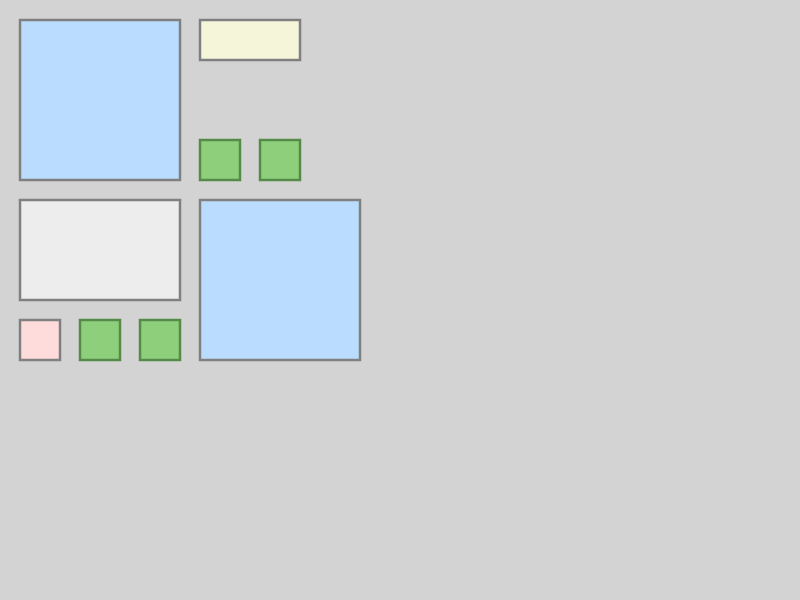
Frame 1 (no input)
Frame 60 (no input): identical to frame 1, image omitted
Frame 120 (the mouse pressed at the canvas centre since frame 60): identical to frame 1, image omitted

The p5.js sketch that drew this single still picture (run headless with seeded random() and noise() and a simulated clock; from frame 60 on, the mouse is pressed at the canvas centre):

// p5.js sketch
// ── sketch.js
let level = 0

function setup() {
  gameManager = new GameManager()

  city = new City(10, 10)
  city.buildings.push(new Building('mall', 0, 0))
  city.buildings.push(new Building('school', 3, 0))
  city.buildings.push(new Building('hospital', 0, 3))
  city.buildings.push(new Building('house', 0, 5))
  city.buildings.push(new Building('mall', 3, 3))
  city.buildings.push(new Building('park', 1, 5))
  city.buildings.push(new Building('park', 2, 5))
  city.buildings.push(new Building('park', 3, 2))
  city.buildings.push(new Building('park', 4, 2))
}

function draw() {
  city.draw()
}

function mouseClicked() {
  gameManager.clicked()
}

// ── Agent.js
class Agent {
  constructor(x, y, infected) {
    this.infected = boolean(infected);
    this.x = Math.random(0, 800);
    this.y = Math.random(0, 600);
    this.w = 5;
    this.h = 5;
    agent.stroke = false;
    agent.color = color(10, 128, 10)
  }

  draw() {
    rectMode(RADIUS)
  }

  mouseOver() {
    return (mouseX > this.x &&
      mouseX < this.x + this.w &&
      mouseY > this.y &&
      mouseY < this.y + this.h)
  }

  update() {

  }

}

// ── AgentSpec.js
class AgentSpec {
  constructor() {
    this.nAgents = 50;
  }
}

// ── Building.js
class Building {
  constructor(type, i, j, w, h, entrance) {
    this.type = type;
    this.i = i
    this.j = j
    this.entrance = entrance
    this.strokeColor = color(128)

    if (type === 'house') {
      this.w = 1;
      this.h = 1;
      this.color = color(255, 220, 220);

    } else if (this.type === 'school') {
      this.w = 2;
      this.h = 1;
      this.color = color(245, 245, 218);

    } else if (this.type === 'hospital') {
      this.w = 3;
      this.h = 2;
      this.color = color(237, 237, 237);

    } else if (this.type === 'mall') {
      this.w = 3;
      this.h = 3;
      this.color = color(185, 220, 255);

    } else if (this.type === 'park') {
      this.w = 1;
      this.h = 1;
      this.color = color(142, 207, 124);
      this.strokeColor = color(86, 138, 72);

    } else {
      throw "Invalid type for new 'Building' object"
    }

  }

  draw(cellSize, roadSize) {
    let x = this.i * cellSize + (this.i + 1) * roadSize
    let y = this.j * cellSize + (this.j + 1) * roadSize

    let w = this.w * cellSize + roadSize * (this.w - 1)
    let h = this.h * cellSize + roadSize * (this.h - 1)

    rectMode(CORNER)
    fill(this.color)
    stroke(this.strokeColor)
    strokeWeight(roadSize / 8)

    rect(x, y, w, h)
  }
}

// ── City.js
class City {
  constructor(rows, cols) {
    createCanvas(800, 600)
    this.buildings = []
    this.rows = rows
    this.cols = cols

    this.cellSize = (canvas.width / this.cols)
    this.roadSize = (this.cellSize / 4)
    this.cellSize -= this.roadSize * 2
  }

  draw() {
    background(211)
    for (let building of this.buildings) {
      building.draw(this.cellSize, this.roadSize)
    }
  }
}

// ── CitySpec.js
class CitySpec {
  constructor(w,h,nHospitals,nSchools,nMalls) {
    this.h = h;
    this.w = w;
    this.hospitals = nHospitals;
    this.schools = nSchools;
    this.malls = nMalls;
  }
}

// ── GameConfig.js
class GameConfig {
  constructor() {
    this.hospitalSize = [3,2];
    this.mallSize = [3,3];
    this.schoolSize = [2,1];

    this.generalSchedule = [
      [0, 'hospital'],
      [200, 'mall'],
      [60, 'hospital'],
      [450, 'school'],
      [550, 'park'],
      [700, 'house']
    ]
  }
}

// ── GameManager.js
class GameManager {
  constructor() {
    this.level = 0
    this.agents = []
    this.city = new City(10, 10)
  }

  nextLevel(citySpec, agentSpec) {
    this.level++
    this.city = generateCity(citySpec)
    console.log(this.city)
    this.generateAgents(agentSpec)

    console.log('Welcome to level ' + this.level + '!')
  }

  generateAgents(agentSpecs) {
    for (let i=0; i < agentSpecs.nAgents; i++) {
      this.agents.push(new Agent())
    }
  }

  show() {
    for (let agent of this.agents) {
      agent.draw()
    }
    this.city.draw()
  }

  clicked() {
    if (this.agents.length > 0) {
      for (let agent of this.agents) {
        if (agent.mouseOver()) {
          agent.infected = true;
          agent.stroke = true;
          break
        }

      }
    }
  }
}

// ── generateCity.js
function generateCity(citySpec){
  let h = citySpec.h;
  let w = citySpec.w;
  let nodesList = [];
  let edgeList = [];
  let tags = [];
  for (let i = 0; i <= w; i++) {
    for (let j = 0; j <= h; j++) {
      nodesList.push( [i,j] );

      nodeIndex = i + j*(w+1);
      if ((i < w) &&   (j < h)) {
        edgeList.push( [ nodeIndex, (nodeIndex+1)] );
        edgeList.push( [ nodeIndex, (nodeIndex+w+1)] );
      }
      if ((i = w) && (j < h)) {
        edgeList.push( [ nodeIndex, (nodeIndex+w+1)] );
      }
      if ((i < w) && (j = h)) {
        edgeList.push( [ nodeIndex, (nodeIndex+1)] );
      }

      tags.push( 'intersection' + nodeIndex.toString() )
    }
  }

  let hospitals = citySpec.hospitals;
  let schools = citySpec.schools;
  let malls = citySpec.malls;
  let totalStructures = hospitals + schools + malls;

  let duplicateEntries = true;
  while(duplicateEntries) {
    structureCoordinates = [];
    // distribute structures randomly
    for (let i=0; i < totalStructures; i++) {
      structureCoordinates.push( [getRandomInt(0,w/3),getRandomInt(0,h/3)].map( function(x) {return x*3} ) );
    }
    // check for duplicates
    let structureCoordinatesUnique = structureCoordinates.filter(function(item, index) {return structureCoordinates.indexOf(item) >= index;});
    if (structureCoordinatesUnique.length == structureCoordinates.length) {
      duplicateEntries = false;
    }
  }

  // Assign entrances and tags
let buildings = [];
let gameConfig = new GameConfig();

  for (let i=0; i < hospitals; i++) {
    let coord = structureCoordinates.splice(0,1);
    let mapCoord = coord[0];
    let entranceCoord = mapCoord;

    let randAux = getRandomInt(0,3);
    switch (randAux) {
      case 1:
        entranceCoord[0] = entranceCoord[0] + gameConfig.hospitalSize[0];
        break;
      case 2:
        entranceCoord[1] = entranceCoord[1] + gameConfig.hospitalSize[1];
        break;
      case 3:
        entranceCoord[0] = entranceCoord[0] + gameConfig.hospitalSize[0];
        entranceCoord[1] = entranceCoord[1] + gameConfig.hospitalSize[1];
    }

    let nodeN = nodesList.indexOf(entranceCoord)

    nodesList.push(mapCoord);
    edgeList.push( [(nodesList.length - 1) ,nodeN] );
    let tag = 'hospital_' + i.toString();
    tags.push( tag );

    // Buildings array
    buildings.push( new Building( tag, mapCoord, gameConfig.hospitalSize, entranceCoord) )
  }

  for (let i=0; i < schools; i++) {
    let coord = structureCoordinates.splice(0,1);
    let mapCoord = coord[0];
    let entranceCoord = mapCoord;

    let randAux = getRandomInt(0,3);
    switch (randAux) {
      case 1:
        entranceCoord[0] = entranceCoord[0] + gameConfig.schoolSize[0];
        break;
      case 2:
        entranceCoord[1] = entranceCoord[1] + gameConfig.schoolSize[1];
        break;
      case 3:
        entranceCoord[0] = entranceCoord[0] + gameConfig.schoolSize[0];
        entranceCoord[1] = entranceCoord[1] + gameConfig.schoolSize[1];
    }

    let nodeN = nodesList.indexOf(entranceCoord)

    nodesList.push( mapCoord );
    edgeList.push( [(nodesList.length - 1) , nodeN] );
    tag = 'school_' + i.toString();
    tags.push( tag );

    // Buildings array
    buildings.push( new Building( tag, mapCoord, gameConfig.hospitalSize, entranceCoord) )
  }

  for (let i=0; i < malls; i++) {
    let coord = structureCoordinates.splice(0,1);
    let mapCoord = coord[0];
    let entranceCoord = mapCoord;

    let randAux = getRandomInt(0,3);
    switch (randAux) {
      case 1:
        entranceCoord[0] = entranceCoord[0] + gameConfig.mallSize[0];
        break;
      case 2:
        entranceCoord[1] = entranceCoord[1] + gameConfig.mallSize[1];
        break;
      case 3:
        entranceCoord[0] = entranceCoord[0] + gameConfig.mallSize[0];
        entranceCoord[1] = entranceCoord[1] + gameConfig.mallSize[1];
    }

    let nodeN = nodesList.indexOf(entranceCoord)

    nodesList.push( mapCoord );
    edgeList.push( [(nodesList.length - 1) , nodeN] );
    tag = 'mall_' + i.toString();
    tags.push( tag );


    // Buildings array
    buildings.push( new Building( tag, mapCoord, gameConfig.hospitalSize, entranceCoord) )
  }


  // Clear edges overlapping with buildings




  // Assign houses and parks

  let city = new City(w,h)
  city.edgeList = edgeList;
  city.nodeList = nodesList;
  city.graphTags = tags;

  city.buildings = buildings;

}



function getRandomInt(min, max) {
  min = Math.ceil(min);
  max = Math.floor(max);
  return Math.floor(Math.random() * (max - min + 1)) + min;
}
